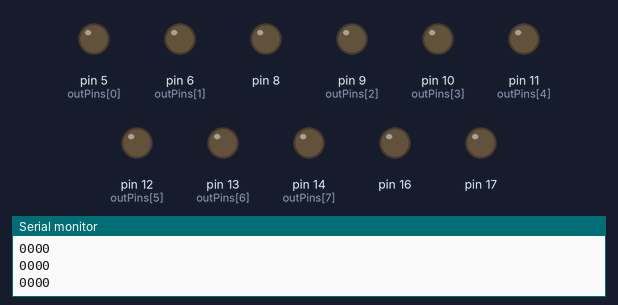
A sketch run on a simulated Arduino Uno, built with avr-gcc and run on an emulated ATmega328P. Shown: output pins drawn as LEDs (lit = HIGH), the last lines printed to the serial monitor.

Above: at 0.1 s.
At 4.6 s:
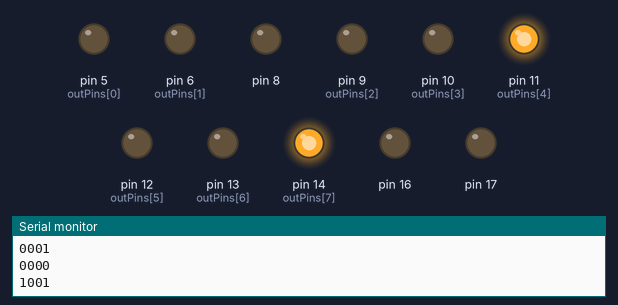
At 9.6 s:
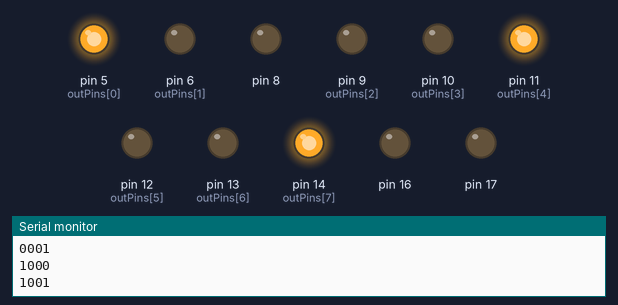
At 19.6 s:
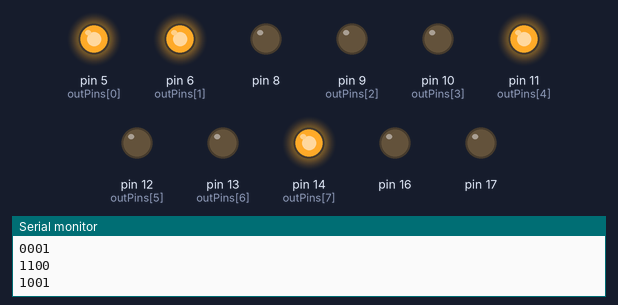
At 29.1 s:
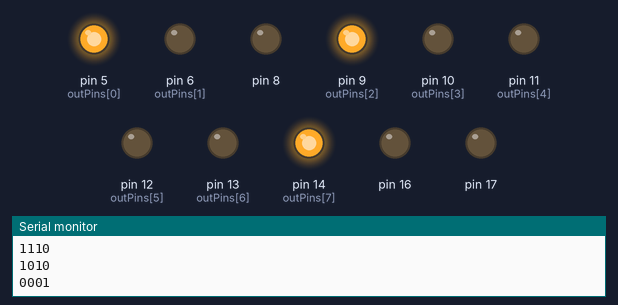
At 39.1 s:
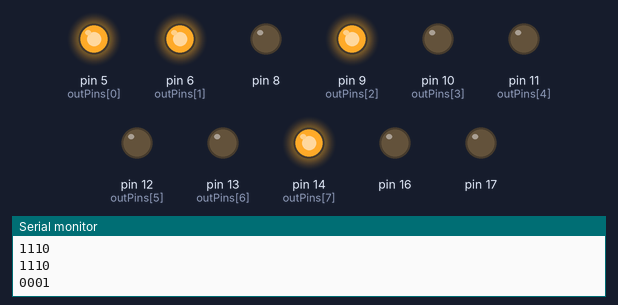
Timing chart, 0 to 40.0 s (numbered marks = the images above):
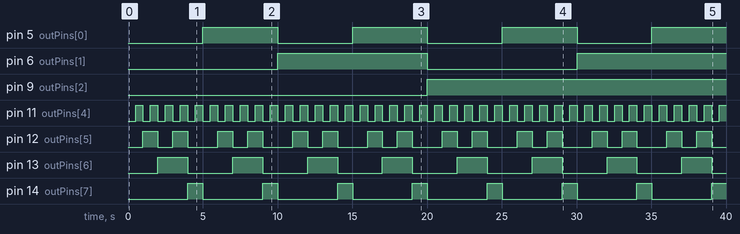

The sketch:

nixieDriver.ino
```cpp
int outPins[] = {5,6,9,10,11,12,13,14};
#define BIT(n,i) (n>>i&1)
volatile int countL = 0;
volatile int countR = 0;

void writeDigit(int l, int r){
  //uint8_t digit = digitCodeMap[n];
  for(int i=0; i < 4; i++){
    digitalWrite(outPins[i], BIT(l,i));
    Serial.print( BIT(l,i), BIN);
  }
  Serial.println();
  for(int i=4; i < 8; i++){
    digitalWrite(outPins[i], BIT(r,i-4));
    Serial.print( BIT(r,i-4), BIN);
  }
  Serial.println();
  Serial.println();
}


void setup() {
  // put your setup code here, to run once:
  Serial.begin(115200);
  for(int i=0; i < sizeof(outPins); i++){
    pinMode(outPins[i], OUTPUT);
  }
  writeDigit(countL, countR);
}

void loop() {
  writeDigit(countL,countR);
  //Serial.println(countL);
  //Serial.println(countR);
  Serial.println();
  if(countL == 9 && countR == 9){
    countR = 0;
    countL = 0;
  }
  if(countR == 9){
    countR = 0;
    countL++;
  }else{
    countR++;
  }


  delay(500);
}
```

Measured:
- by itself, pin 5 (outPins[0]): alternates HIGH for 5.0 s and LOW for 5.0 s
- by itself, pin 6 (outPins[1]): LOW → HIGH at 10.0 s, → LOW 10.0 s later, → HIGH 10.0 s later
- by itself, pin 9 (outPins[2]): LOW → HIGH at 20.0 s
- by itself, pin 11 (outPins[4]): alternates HIGH for 0.50 s and LOW for 0.50 s
- by itself, pin 12 (outPins[5]): repeats every 5.0 s: LOW 1.0 s, HIGH 1.0 s, LOW 2.0 s, HIGH 1.0 s
- by itself, pin 13 (outPins[6]): alternates HIGH for 2.0 s and LOW for 3.0 s
- by itself, pin 14 (outPins[7]): alternates HIGH for 1.0 s and LOW for 4.0 s
